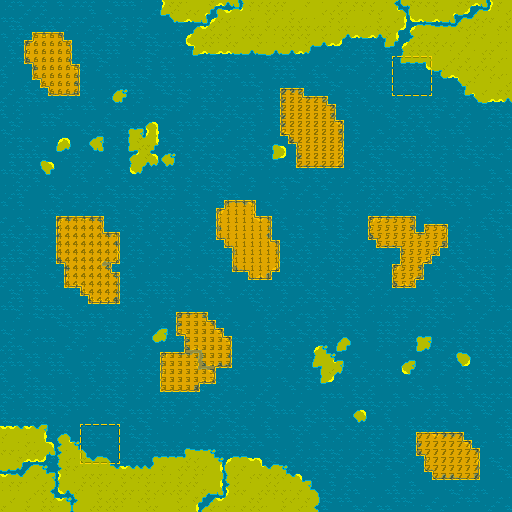

The image is a tile-based game level rendered from a .tmx file. Its description and source (layers, tilesets, objects; grid data summarised) follow:
An orthogonal 64x64 tile map with 8x8 px tiles, 4 tile layers (Ground, Overlay, Zones, ZonesOverlay), 1 hidden layer not drawn and 35 objects (24x nix, player1, player2_men, player1_men, player2, ...).

<map version="1.0" orientation="orthogonal" renderorder="right-down" width="64" height="64" tilewidth="8" tileheight="8" nextobjectid="37">
 <tileset firstgid="1" name="tileset" tilewidth="8" tileheight="8">
  <image source="../textures/tileset.png" width="128" height="128" />
  <terraintypes>
   <terrain name="Land" tile="23" />
   <terrain name="Ocean" tile="72" />
   <terrain name="Zone" tile="58" />
   <terrain name="Empty" tile="12" />
  </terraintypes>
  <tile id="0" terrain="1,1,1,0" />
  <tile id="1" terrain="1,1,0,0" />
  <tile id="2" terrain="1,1,0,1" />
  <tile id="3" terrain="1,1,1,0" />
  <tile id="4" terrain="1,1,0,0" />
  <tile id="5" terrain="1,1,0,1" />
  <tile id="6" terrain="1,1,1,0" />
  <tile id="7" terrain="1,1,0,0" />
  <tile id="8" terrain="1,1,0,1" />
  <tile id="9" terrain="1,1,1,0" />
  <tile id="10" terrain="1,1,0,0" />
  <tile id="11" terrain="1,1,0,1" />
  <tile id="16" terrain="1,0,1,0" />
  <tile id="17" terrain="0,0,0,0" />
  <tile id="18" terrain="0,1,0,1" />
  <tile id="19" terrain="1,0,1,0" />
  <tile id="20" terrain="0,0,0,0" />
  <tile id="21" terrain="0,1,0,1" />
  <tile id="22" terrain="1,0,1,0" />
  <tile id="23" terrain="0,0,0,0" />
  <tile id="24" terrain="0,1,0,1" />
  <tile id="25" terrain="1,0,1,0" />
  <tile id="26" terrain="0,0,0,0" />
  <tile id="27" terrain="0,1,0,1" />
  <tile id="32" terrain="1,0,1,1" />
  <tile id="33" terrain="0,0,1,1" />
  <tile id="34" terrain="0,1,1,1" />
  <tile id="35" terrain="1,0,1,1" />
  <tile id="36" terrain="0,0,1,1" />
  <tile id="37" terrain="0,1,1,1" />
  <tile id="38" terrain="1,0,1,1" />
  <tile id="39" terrain="0,0,1,1" />
  <tile id="40" terrain="0,1,1,1" />
  <tile id="41" terrain="1,0,1,1" />
  <tile id="42" terrain="0,0,1,1" />
  <tile id="43" terrain="0,1,1,1" />
  <tile id="44" terrain="3,3,3,3" />
  <tile id="48" terrain="0,0,0,1" />
  <tile id="49" terrain="0,0,1,0" />
  <tile id="50" terrain="0,0,0,1" />
  <tile id="51" terrain="0,0,1,0" />
  <tile id="52" terrain="0,0,0,1" />
  <tile id="53" terrain="0,0,1,0" />
  <tile id="54" terrain="0,0,0,1" />
  <tile id="55" terrain="0,0,1,0" />
  <tile id="56" terrain="1,1,1,1" />
  <tile id="57" terrain="1,1,1,1" />
  <tile id="58" terrain="3,3,3,2" />
  <tile id="59" terrain="3,3,2,2" />
  <tile id="60" terrain="3,3,2,3" />
  <tile id="61" terrain="2,2,2,3" />
  <tile id="62" terrain="2,2,3,2" />
  <tile id="64" terrain="0,1,0,0" />
  <tile id="65" terrain="1,0,0,0" />
  <tile id="66" terrain="0,1,0,0" />
  <tile id="67" terrain="1,0,0,0" />
  <tile id="68" terrain="0,1,0,0" />
  <tile id="69" terrain="1,0,0,0" />
  <tile id="70" terrain="0,1,0,0" />
  <tile id="71" terrain="1,0,0,0" />
  <tile id="72" terrain="1,1,1,1" />
  <tile id="73" terrain="1,1,1,1" />
  <tile id="74" terrain="3,2,3,2" />
  <tile id="75" terrain="2,2,2,2" />
  <tile id="76" terrain="2,3,2,3" />
  <tile id="77" terrain="2,3,2,2" />
  <tile id="78" terrain="3,2,2,2" />
  <tile id="90" terrain="3,2,3,3" />
  <tile id="91" terrain="2,2,3,3" />
  <tile id="92" terrain="2,3,3,3" />
 </tileset>
 <layer name="Ground" width="64" height="64">
  <data>[4096 cells, 4096 non-empty, 56 distinct tile ids]</data>
 </layer>
 <layer name="Overlay" width="64" height="64">
  <data>[4096 cells, 34 non-empty, 9 distinct tile ids]</data>
 </layer>
 <layer name="Zones" width="64" height="64" opacity="0.59">
  <data>[4096 cells, 398 non-empty, 8 distinct tile ids]</data>
 </layer>
 <layer name="ZonesOverlay" width="64" height="64">
  <data>[4096 cells, 4096 non-empty, 14 distinct tile ids]</data>
 </layer>
 <objectgroup name="Entities">
  <object id="1" type="player1" x="80" y="424" width="40" height="40" />
  <object id="2" type="player2_men" x="400" y="48" width="40" height="8" />
  <object id="3" type="nix" x="368" y="72" width="8" height="8" />
  <object id="4" type="nix" x="440" y="112" width="8" height="8" />
  <object id="5" type="nix" x="64" y="400" width="8" height="8" />
  <object id="6" type="nix" x="136" y="440" width="8" height="8" />
  <object id="7" type="nix" x="128" y="376" width="8" height="8" />
  <object id="8" type="nix" x="376" y="136" width="8" height="8" />
  <object id="9" type="nix" x="312" y="200" width="8" height="8" />
  <object id="10" type="nix" x="320" y="256" width="8" height="8" />
  <object id="11" type="nix" x="168" y="280" width="8" height="8" />
  <object id="12" type="nix" x="160" y="224" width="8" height="8" />
  <object id="13" type="nix" x="32" y="304" width="8" height="8" />
  <object id="14" type="nix" x="480" y="208" width="8" height="8" />
  <object id="15" type="nix" x="368" y="464" width="8" height="8" />
  <object id="16" type="nix" x="120" y="40" width="8" height="8" />
  <object id="17" type="nix" x="280" y="408" width="8" height="8" />
  <object id="18" type="nix" x="208" y="104" width="8" height="8" />
  <object id="19" type="nix" x="16" y="136" width="8" height="8" />
  <object id="20" type="nix" x="488" y="328" width="8" height="8" />
  <object id="21" type="nix" x="432" y="360" width="8" height="8" />
  <object id="23" type="nix" x="104" y="120" width="8" height="8" />
  <object id="24" type="nix" x="16" y="16" width="8" height="8" />
  <object id="25" type="nix" x="488" y="488" width="8" height="8" />
  <object id="26" type="nix" x="216" y="160" width="8" height="8" />
  <object id="27" type="nix" x="264" y="320" width="8" height="8" />
  <object id="28" type="player1_men" x="80" y="464" width="40" height="8" />
  <object id="29" type="player2" x="392" y="56" width="40" height="40" />
  <object id="30" type="flag_3" x="192" y="344" width="8" height="16" />
  <object id="31" type="flag_1" x="240" y="232" width="16" height="16" />
  <object id="32" type="flag_2" x="304" y="120" width="16" height="16" />
  <object id="33" type="flag_5" x="400" y="248" width="16" height="8" />
  <object id="34" type="flag_7" x="440" y="448" width="16" height="16" />
  <object id="35" type="flag_4" x="80" y="256" width="16" height="8" />
  <object id="36" type="flag_6" x="48" y="56" width="8" height="16" />
 </objectgroup>
 <layer name="collisions" width="64" height="64" visible="0" opacity="0.6">
  <data>[4096 cells, 1258 non-empty, 1 distinct tile ids]</data>
 </layer>
</map>
